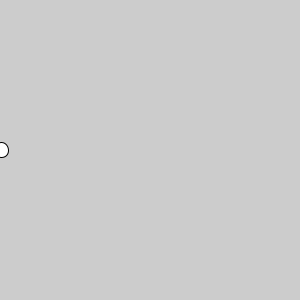
Frame 1 (no input)
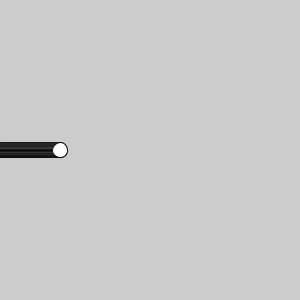
Frame 60 (the mouse pressed at the canvas centre just before this capture)
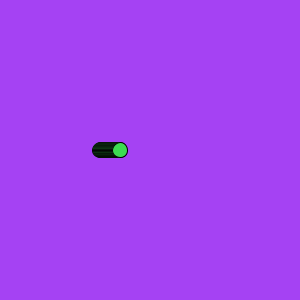
Frame 120 (the mouse held since frame 60 and released just before this capture)

The Processing sketch that drew these frames (run headless with seeded random() and noise(); from frame 60 on, the mouse is pressed at the canvas centre):

// Processing sketch: ellipse_fliegt_von_links_nach_rechts
// ── ellipse_fliegt_von_links_nach_rechts.pde
void setup(){size(300,300);}


int counter = 0;

void draw()
{
counter++;
 if (counter % 100 == 0)
 {
   
   background((int) random(256),(int) random(256),(int) random(256));
   fill(   (int) random(256),(int) random(256),(int) random(256));

 }
  ellipse(counter % width, height/2,15,15);
}
